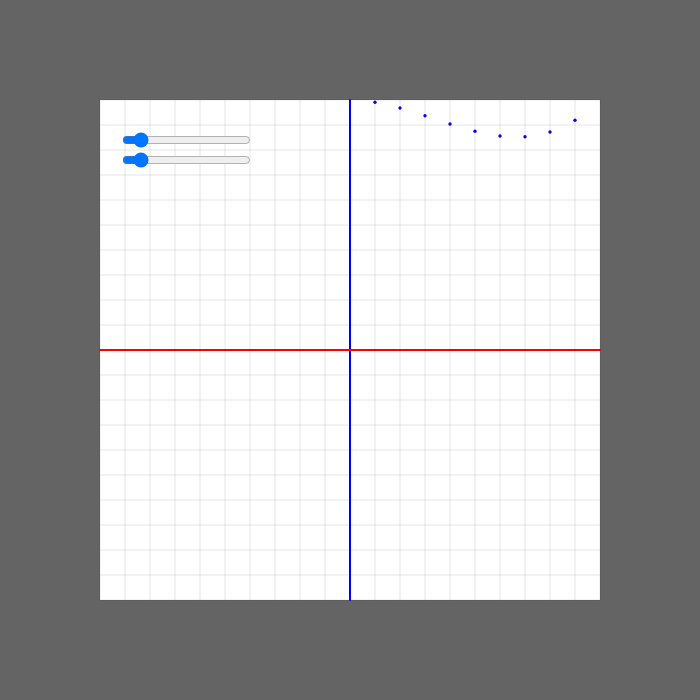
Frame 1 (no input)
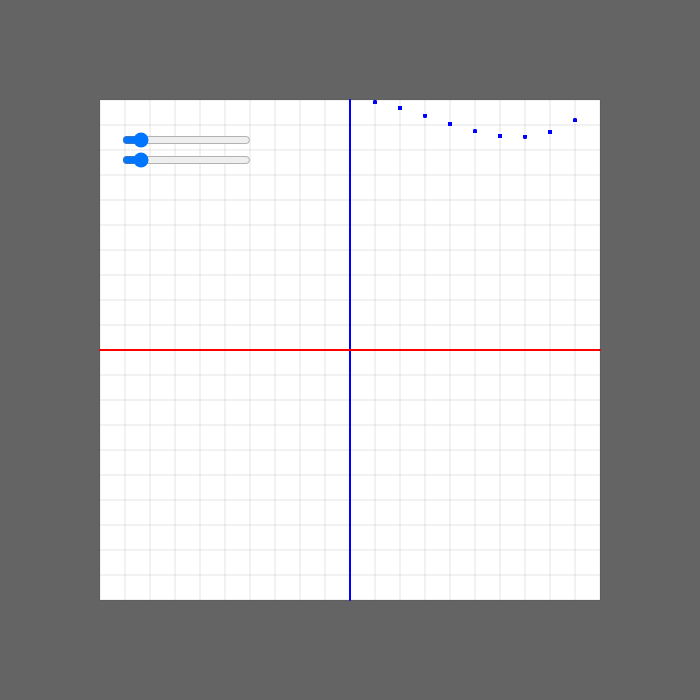
Frame 60 (no input)
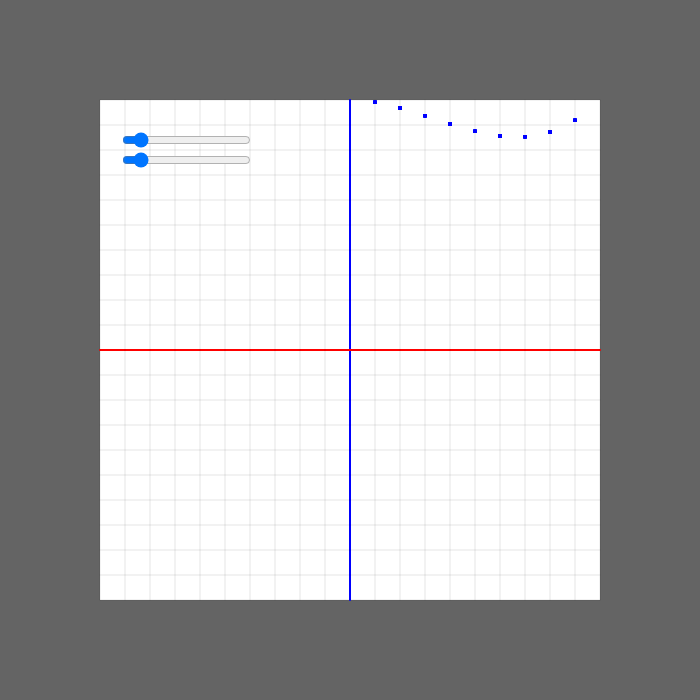
Frame 120 (the mouse pressed at the canvas centre since frame 60)

The p5.js sketch that drew these frames (run headless with seeded random() and noise() and a simulated clock; from frame 60 on, the mouse is pressed at the canvas centre):

// p5.js sketch
// ── sketch.js

var grid;
var opacitySlider;
var resSlider;
var baseNumber = new p5.Vector(1, 1);
var power = 10;
calculate = true;
let outputPoints1 = [];
let outputPoints2 = [];
let outputPoints3 = [];
let outputPoints4 = [];
let outputPoints5 = [];
let outputPoints6 = [];
let numbaz = [];
var resIn = 20;


var n;


function h1(t) {
    let f1 = 2 * pow(t, 3);

    let f2 = 3 * pow(t, 2);

    return f1 - f2 + 1;
  }

  function h2(t) {
    let f1 = -2 * pow(t, 3);
    let f2 = 3 * pow(t, 2);
    return f1 + f2;
  }

function h3(t) {
    let f1 = pow(t, 3);
    let f2 = 2 * pow(t, 2);
    return f1 - f2 + t;
  }

 function h4(t) {
    let f1 = pow(t, 3);
    let f2 = pow(t, 2);
    return f1 - f2;
  }

// function mouseIsPressed(){
//     grid.setOrigin(mouseX, mouseY);
// }

function mouseDragged(){
    grid.setOrigin(mouseX, mouseY);

}


function setup(){
    createCanvas(700, 700);

    grid = new GridDraw(10, 0, 500, 500, 350, 350);
    grid.setLineWidth(1);
    opacitySlider = createSlider(0, 100, 10, 0.10);
    opacitySlider.position(120,130);

    resSlider = createSlider(0, 100, 10, 1);
    resSlider.position(120,150);
    grid.setText(false, 6);
    n = createVector(baseNumber.x, baseNumber.y);
}

// function mousePressed(){
//     console.log('basenumber was: ' + baseNumber)
//     console.log('n was: ' + n)
//     baseNumber.mult(n);
//     outputPoints.push(createVector(baseNumber.x, baseNumber.y));
//     console.log('basenumber is now: ' + baseNumber)
//     console.log('n is now: ' + n);

// }    

function draw(){


    background(100);
    let opacVal = opacitySlider.value();
    let resVal = resSlider.value();
    

    grid.setResolution(resIn);
    grid.setGridOpacity(opacVal);

    grid.show();
    let inc = 1/ power;
    let index = 0;
    if (calculate){
        for (let i = 0; i <= power; i++){
            // let num1 =2*pow(index, 3);
            // let num2 =3*pow(index, 2);
            // let num3 = num1 - num2 + 1;
            // let num4 = 6*pow(index,2);
            // let num5 = 6*index;
            // let num6 = num4 - num5;

            let num1 = pow(index, 3);
            let num2 = pow(index, 2);
            let num3 = num1 - num2 + 1;
            let num4 = 3 * pow(index,2);
            let num5 = 2*index;
            let num6 = num4 - num5;

            
            
            outputPoints1.push(createVector(index*10, num1*10));
            outputPoints2.push(createVector(index*10, num2*10));
            outputPoints3.push(createVector(index*10, num3));
            // outputPoints4.push(createVector(index*10, num4*10));
            // outputPoints5.push(createVector(index*10, num5*10));
            outputPoints6.push(createVector(index*10, num6));

            



            // let numX = num1*baseNumber.x;
            // let numY = num1*baseNumber.y;


            // text(n, n.x, n.y);
            // if (i == power - 2){
            //     calculate = false;
            // }
            index += inc;
        }
    }

    // for (let points of outputPoints1){
    //     grid.setPoint(points.x, points.y, 255,0,0);
    // }

    // for (let points of outputPoints2){
    //     grid.setPoint(points.x, points.y, 0,255,0);
    // }

    for (let i = 0; i < outputPoints3.length; i++){
        grid.setPoint(outputPoints3[i].x, outputPoints3[i].y*10, 0,0,255);
        // outputPoints6[i].normalize();
        // grid.setPoint(outputPoints3[i].x, outputPoints6[i].y, 255,0,255);
        // numbaz.push([round(outputPoints3[i].y,5), round(outputPoints6[i].y,5)]);

    }
    
    // for (let points of outputPoints6){
    //     grid.setPoint(points.x, points.y, 255,0,255);
    // }
    // if (frameCount == 1){
    //     console.table(numbaz);

    // }
    

}

window.addEventListener("wheel", function(e) {
    if (e.deltaY > 0){
        resIn *= 1.05;}
    else {
        resIn *= .95;
    }


  });
// ── gridDrawObj.js
class GridDraw {
    constructor(resolution, origin, w, h, Ox, Oy){
        this.resolution = resolution;
        this.origin = origin;
        this.width = w;
        this.height = h;
        this.lineW = 2;
        this.originX = Ox;
        this.originY = Oy;
        this.gridOriginX = Ox;
        this.gridOriginY = Oy;
        this.gridOpacity = 100;
        this.tickLen = 3;
        this.spacingX = this.width/this.resolution;
        this.spacingY = this.height/this.resolution;
       
        
        


        //Grid Point Details\\
        this.pointText = false;
        this.textSize = 5;
        this.pointSize = map(this.resolution, 0, 100, .2, 3);

        //Define the edges of the grid Canvas\\
        this.rightEdge = this.originX + this.width/2;
        this.leftEdge = this.originX - this.width/2;
        this.topEdge = this.originY - this.height/2;
        this.botEdge = this.originY + this.height/2;


    }

    setOrigin(x, y){

        if (y < this.topEdge){
            this.gridOriginY = this.topEdge;
        } else if (y > this.botEdge){
            this.gridOriginY = this.botEdge;
        }else {
        this.gridOriginY = y;
        }
        if (x < this.leftEdge){
            this.gridOriginX = this.leftEdge;
        } else if (x > this.rightEdge){
            this.gridOriginX = this.rightEdge;
        } else {
            this.gridOriginX = x;
        }
        
    }


    setText(txt, txtSize){
        this.pointText = txt;
        this.textSize = txtSize;
    }

    setResolution(res){
        this.resolution = res;
        this.spacingX = this.width/this.resolution;
        this.spacingY = this.height/this.resolution;
        this.pointSize = map(this.resolution, 1, 100, 4, .6);


    }

    setGridOpacity(opacity){
        this.gridOpacity = 2.55 * opacity;
    }

    setLineWidth(lineW){
        this.lineW = lineW;
    }

    setPoint(x, y, r,g,b,a){

        
        let newX = (x * this.spacingX) +this.gridOriginX ;
        let newY = (y * this.spacingY) - this.gridOriginY;

        push();

        noStroke();
        fill(r,g,b,a);



        if (newX < this.rightEdge && newX > this.leftEdge && -newY > this.topEdge && -newY < this.botEdge){
            ellipse(newX, -newY, this.pointSize);
        }
        if (this.pointText){
            let textX = round(x, 3);
            let textY = round(y, 3);
            textSize(this.textSize);
            text(textX + ', ' + textY, newX+5, -newY);
        }
        pop();
        
    }



    show(){
        // console.log(this.tester)

        push();
        fill(255);
        noStroke();
        rectMode(CENTER);
        rect(this.originX, this.originY, this.width, this.height);
        pop();


        

        stroke(0,0,255);
        strokeWeight(2);
        line(this.gridOriginX, this.gridOriginY, this.gridOriginX, this.topEdge);
        line(this.gridOriginX, this.gridOriginY, this.gridOriginX, this.botEdge);

        stroke(255,0,0);
        strokeWeight(2);
        line(this.gridOriginX, this.gridOriginY, this.rightEdge, this.gridOriginY);
        line(this.leftEdge, this.gridOriginY, this.gridOriginX, this.gridOriginY);

        let rightGridLines = floor((this.rightEdge - this.gridOriginX) / this.spacingX);
        let leftGridLines = floor((this.gridOriginX - this.leftEdge) / this.spacingX);
        let topGridLines = floor((this.gridOriginY - this.topEdge) / this.spacingY);
        let botGridLines = floor((this.botEdge - this.gridOriginY) / this.spacingY);

        for (let i = 1; i <= rightGridLines; i++){
            let xSpace = i * this.spacingX;
            strokeWeight(1);
            stroke(0,0,0,this.gridOpacity);
            line(this.gridOriginX + xSpace, this.topEdge, this.gridOriginX + xSpace, this.botEdge);
        }
        
        for (let i = 1; i <= leftGridLines; i++){
            let xSpace = i * this.spacingX;
            strokeWeight(1);
            stroke(0,0,0,this.gridOpacity);
            line(this.gridOriginX - xSpace, this.topEdge, this.gridOriginX - xSpace, this.botEdge);
        }

        for (let i = 1; i <= topGridLines; i++){
            let ySpace = i * this.spacingY;
            strokeWeight(1);
            stroke(0,0,0,this.gridOpacity);
            line(this.leftEdge, this.gridOriginY - ySpace, this.rightEdge, this.gridOriginY - ySpace);
        }

        for (let i = 1; i <= botGridLines; i++){
            let ySpace = i * this.spacingY;
            strokeWeight(1);
            stroke(0,0,0,this.gridOpacity);
            line(this.leftEdge, this.gridOriginY + ySpace, this.rightEdge, this.gridOriginY + ySpace);
        }





        // for (let i = 0; i <= this.resolution/2; i++){
        //     let x = this.spacingX*i;
        //     let y = this.spacingY*i;
        //     //layout X gridlines\\
            
            
            
        //     stroke(0,0,0,this.gridOpacity);
        //     if (i == 0){
        //         push();
        //         stroke(255,0,0, 255);
        //         line(this.originX + x, this.originY - this.height/2, this.originX + x, this.originY + this.height/2);
        //         stroke(0,0,255, 255);
        //         line(this.originX - this.width/2, this.originY + y , this.originX + this.width/2, this.originY + y);
        //         pop();
        //     } else {
        //         line(this.originX + x, this.originY - this.height/2, this.originX + x, this.originY + this.height/2);
                
        //         line(this.originX- x, this.originY - this.height/2, this.originX - x, this.originY + this.height/2);
        //         line(this.originX - this.width/2, this.originY + y , this.originX + this.width/2, this.originY + y);
        //         line(this.originX - this.width/2, this.originY - y , this.originX + this.width/2, this.originY - y);
               
        //         //layout tick marks\\
        //         push();
        //         stroke(0,0,0,255);
        //         line(this.originX + x, this.originY - this.tickLen, this.originX + x, this.originY + this.tickLen);
        //         line(this.originX - x, this.originY - this.tickLen, this.originX - x, this.originY + this.tickLen);
        //         line(this.originX - this.tickLen, this.originY + y, this.originX + this.tickLen, this.originY + y);
        //         line(this.originX - this.tickLen, this.originY - y, this.originX + this.tickLen, this.originY - y);
                
        //         pop();
        //         push();
        //         fill(0);
        //         noStroke();
        //         textSize(6);
        //         text(i, this.originX + x -5, this.originY + this.tickLen*3);
        //         text(-i, this.originX - x, this.originY + this.tickLen*3);
        //         text(i, this.originX - this.tickLen*3, this.originY - y+7);
        //         text(-i, this.originX - this.tickLen*3, this.originY + y-2);

        //         pop();

        //     }
            
        //     // line(this.originX- x, this.originY - this.height/2, this.originX - x, this.originY + this.height/2);

        //     // line(0, y, this.width, y);
        //     // line(0, y, this.width, y);
        //     // line(0, y, this.width, y);
        // }

        if (this.origin == 'CENTER'){
            //Layout Grid\\
            translate(this.originX, this.originY);
            rectMode(CENTER);
            push();
            noStroke();
            rect(this.width/2, this.height/2, this.width, this.height)
            pop();
            let spacingY = this.height / this.resolution;
            let spacingX = this.width / this.resolution;
            for (let i = 0; i <= this.resolution; i++){
                let y = spacingY*i;
                let x = spacingX*i;
                stroke(55, 55, 55, 25);
                push();
                strokeWeight(this.lineW);
                line(0, y, this.width, y);
                line(x, 0, x, this.height);
                line()
                pop();
            }

            //Layout Origin Lines\\
            push();
            stroke(255,0,0);
            strokeWeight(1);
            line(0, this.height/2, this.width, this.height/2);
            pop();

            push();
            stroke(0,0,255);
            strokeWeight(1);
            line(this.width/2, 0, this.width/2, this.height);
            pop();

            //Layout tick marks\\
            let tickX = this.height / this.resolution;
            let tickY = this.width / this.resolution;
            let tickLen = 3;
            
            for (let i = 0; i <= this.resolution; i++){
                let x = tickX*i;
                let y = tickY*i;
                stroke(0,0,0, 255);
                push();
                strokeWeight(1);
                if (i != this.resolution/2){
                    line(x, this.height/2-tickLen, x, this.height/2+tickLen);
                    line(this.width/2-tickLen, y, this.width/2+tickLen, y);
                }
                
                line()
                pop();

            }
        }
        
    }

}
// ── style.css
.stop-scroll{
    height: 100%;
    overflow: hidden;
}
